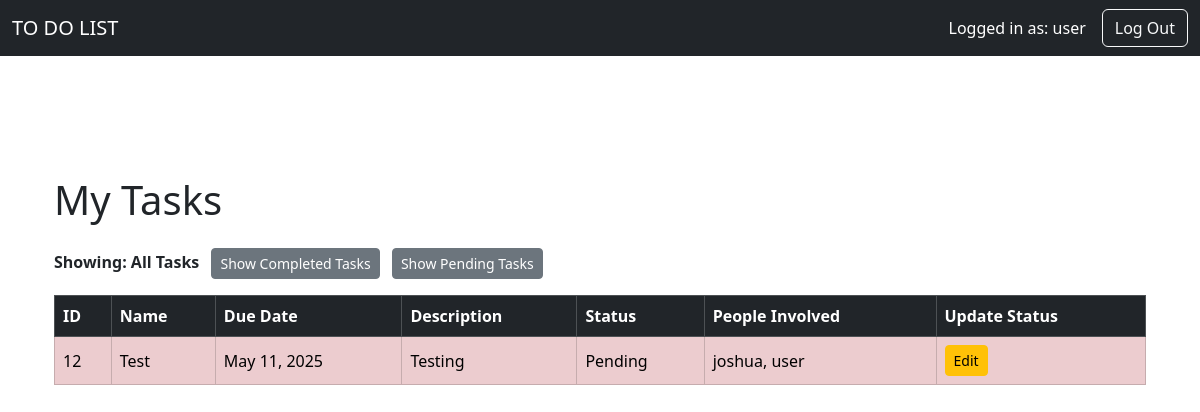
The page /user-panel/ (signed in) on the database its author committed.
### web_app/models.py (models this page shows, shortened)
class todolist(models.Model):
    name = models.CharField(max_length=255)
    due_date = models.DateField()
    description = models.TextField()
    status = models.CharField(max_length=100)
    people_involved = models.CharField(max_length=255)
    assigned_to = models.ForeignKey(User, on_delete=models.CASCADE, null=True, blank=True)

### web_app/views.py (the view, shortened to what this page needs)
# urls.py: path('user-panel/', views.task_panel_user, name='task_panel_user')
@login_required
def task_panel_user(request):
    tasks = todolist.objects.filter(assigned_to=request.user)
    showing_completed = request.GET.get('completed') == 'true'
    showing_pending = request.GET.get('pending') == 'true'
    if showing_completed:
        tasks = tasks.filter(status__iexact='Completed')
    elif showing_pending:
        tasks = tasks.exclude(status__iexact='Completed')
    for task in tasks:
        if task.due_date:
            task.is_due_soon = (task.due_date - date.today()).days <= 3
        else:
            task.is_due_soon = False
        task.is_completed = task.status.lower() == 'completed'
    return render(request, 'taskPanel_user.html', {
        'tasks': tasks,
        'showing_completed': showing_completed,
        'showing_pending': showing_pending,
    })

### web_app/templates/taskPanel_user.html (shortened to what this page needs)
{% extends "base.html" %}
{% block content %}
<div class="container mt-5">
  <h1 class="mb-4">My Tasks</h1>
  <div class="mb-3">
    {% if showing_completed %}
      <strong>Showing: Completed Tasks</strong>
      <form action="{% url 'task_panel_user' %}" method="get" style="display:inline;">
        <button type="submit" class="btn btn-sm btn-secondary ms-2">Show All Tasks</button>
      </form>
    {% elif showing_pending %}
      <strong>Showing: Pending Tasks</strong>
      <form action="{% url 'task_panel_user' %}" method="get" style="display:inline;">
        <button type="submit" class="btn btn-sm btn-secondary ms-2">Show All Tasks</button>
      </form>
    {% else %}
      <strong>Showing: All Tasks</strong>
      <form method="get" style="display:inline;">
        <button type="submit" class="btn btn-sm btn-secondary ms-2">Show Completed Tasks</button>
      </form>
      <form method="get" style="display:inline;">
        <button type="submit" class="btn btn-sm btn-secondary ms-2">Show Pending Tasks</button>
      </form>
    {% endif %}
  </div>
  <div class="table-responsive mb-5">
    <table class="table table-striped table-bordered align-middle">
      <thead class="table-dark">
        <tr>
          <th>ID</th>
          <th>Name</th>
          <th>Due Date</th>
          <th>Description</th>
          <th>Status</th>
          <th>People Involved</th>
          <th>Update Status</th>
        </tr>
      </thead>
      <tbody>
        {% for task in tasks %}
          <tr class="{% if task.is_completed %}table-success{% elif task.is_due_soon %}table-danger{% endif %}">
            <td>{{ task.id }}</td>
            <td>{{ task.name }}</td>
            <td>{{ task.due_date }}</td>
            <td>{{ task.description }}</td>
            <td>{{ task.status }}</td>
            <td>{{ task.people_involved }}</td>
            <td>
              <button type="button" class="btn btn-sm btn-warning" onclick="editStatus(
                '{{ task.id }}',
                '{{ task.status }}'
              )">Edit</button>
            </td>
          </tr>
        {% endfor %}
      </tbody>
    </table>
  </div>
</div>
{% endblock %}

### web_app/templates/navbar2.html (shortened to what this page needs)
<nav class="navbar navbar-expand-lg navbar-dark bg-dark">
  <div class="container-fluid">
    <a class="navbar-brand" href="#">TO DO LIST</a>
    <div class="collapse navbar-collapse" id="navbarNav">
      {% if user.is_authenticated %}
        <span class="navbar-text text-white me-3">
          Logged in as: {{ user.username }}
        </span>
      {% endif %}
      <form class="d-flex" action="{% url 'login' %}" method="get">
        <button class="btn btn-outline-light" type="submit">Log Out</button>
      </form>
    </div>
  </div>
</nav>

### rows shown on the page
todolist: id "12", name "Test", due_date "May 11, 2025", description "Testing", status "Pending", people_involved "joshua, user"

### other values the page prints
{{ user.username }} "user"
